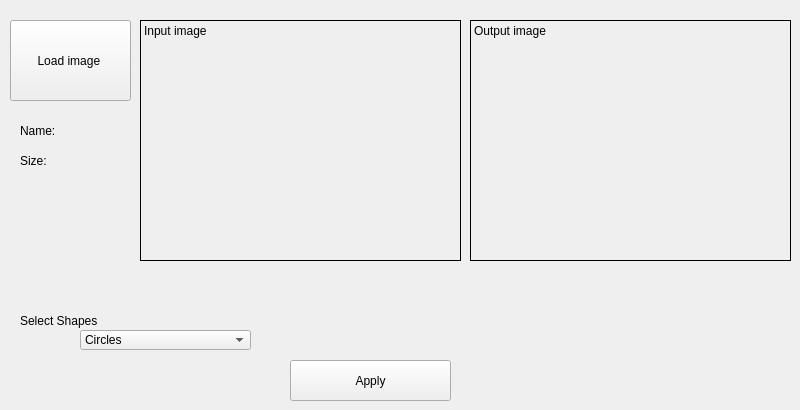
    <widget class="QWidget" name="tab_3">
     <attribute name="title">
      <string>Hough</string>
     </attribute>
     <widget class="QLabel" name="output_img">
      <property name="geometry">
       <rect>
        <x>470</x>
        <y>20</y>
        <width>321</width>
        <height>241</height>
       </rect>
      </property>
      <property name="frameShape">
       <enum>QFrame::Box</enum>
      </property>
      <property name="text">
       <string>Output image</string>
      </property>
      <property name="alignment">
       <set>Qt::AlignLeading|Qt::AlignLeft|Qt::AlignTop</set>
      </property>
     </widget>
     <widget class="QPushButton" name="Hough_load">
      <property name="geometry">
       <rect>
        <x>10</x>
        <y>20</y>
        <width>121</width>
        <height>81</height>
       </rect>
      </property>
      <property name="text">
       <string>Load image </string>
      </property>
     </widget>
     <widget class="QLabel" name="label_27">
      <property name="geometry">
       <rect>
        <x>20</x>
        <y>120</y>
        <width>71</width>
        <height>21</height>
       </rect>
      </property>
      <property name="text">
       <string>Name:</string>
      </property>
     </widget>
     <widget class="QLabel" name="label_28">
      <property name="geometry">
       <rect>
        <x>20</x>
        <y>150</y>
        <width>71</width>
        <height>21</height>
       </rect>
      </property>
      <property name="text">
       <string>Size:</string>
      </property>
     </widget>
     <widget class="QLabel" name="label_29">
      <property name="geometry">
       <rect>
        <x>20</x>
        <y>310</y>
        <width>91</width>
        <height>21</height>
       </rect>
      </property>
      <property name="text">
       <string>Select Shapes</string>
      </property>
     </widget>
     <widget class="QComboBox" name="comboBox_7">
      <property name="geometry">
       <rect>
        <x>80</x>
        <y>330</y>
        <width>171</width>
        <height>20</height>
       </rect>
      </property>
      <item>
       <property name="text">
        <string>Circles</string>
       </property>
      </item>
      <item>
       <property name="text">
        <string>Lines</string>
       </property>
      </item>
     </widget>
     <widget class="QPushButton" name="Hough_load_2">
      <property name="geometry">
       <rect>
        <x>290</x>
        <y>360</y>
        <width>161</width>
        <height>41</height>
       </rect>
      </property>
      <property name="text">
       <string>Apply</string>
      </property>
     </widget>
     <widget class="QLabel" name="Input_img_2">
      <property name="geometry">
       <rect>
        <x>140</x>
        <y>20</y>
        <width>321</width>
        <height>241</height>
       </rect>
      </property>
      <property name="frameShape">
       <enum>QFrame::Box</enum>
      </property>
      <property name="text">
       <string>Input image</string>
      </property>
      <property name="alignment">
       <set>Qt::AlignLeading|Qt::AlignLeft|Qt::AlignTop</set>
      </property>
     </widget>
    </widget>
